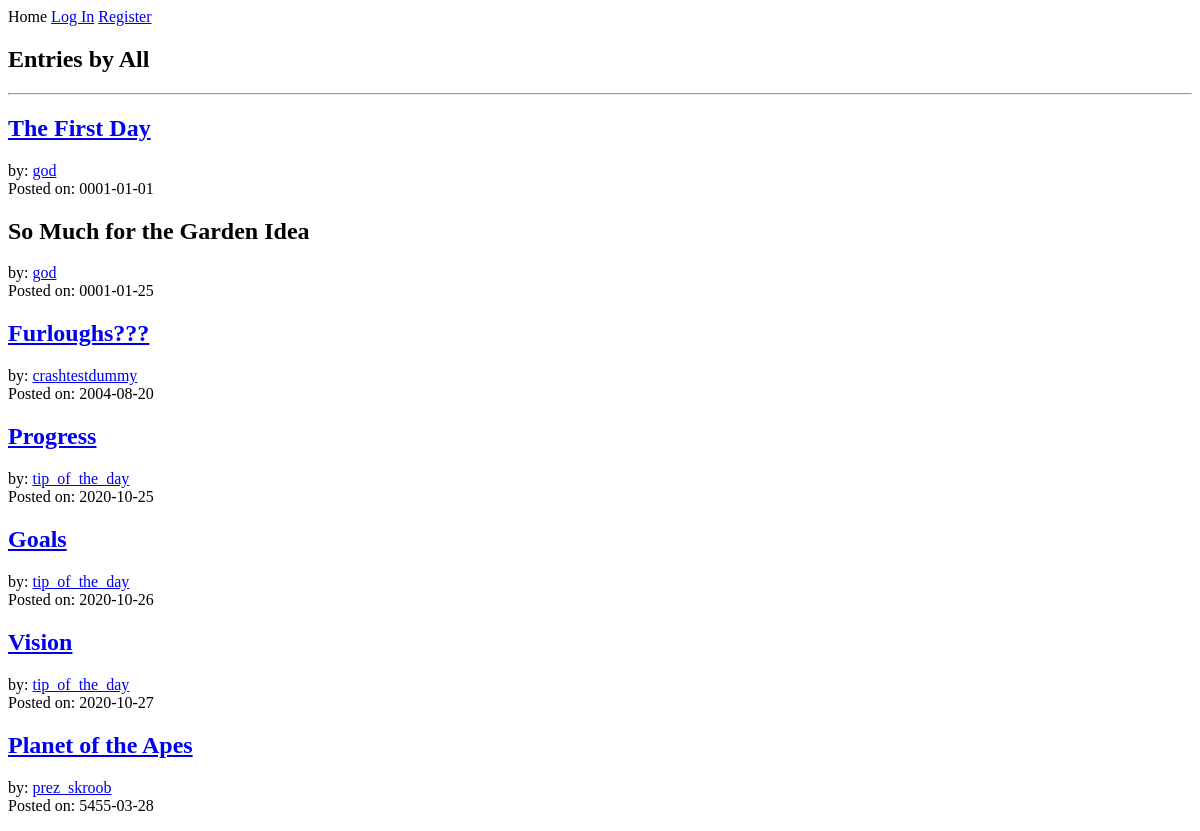
Before: / with the older database file.
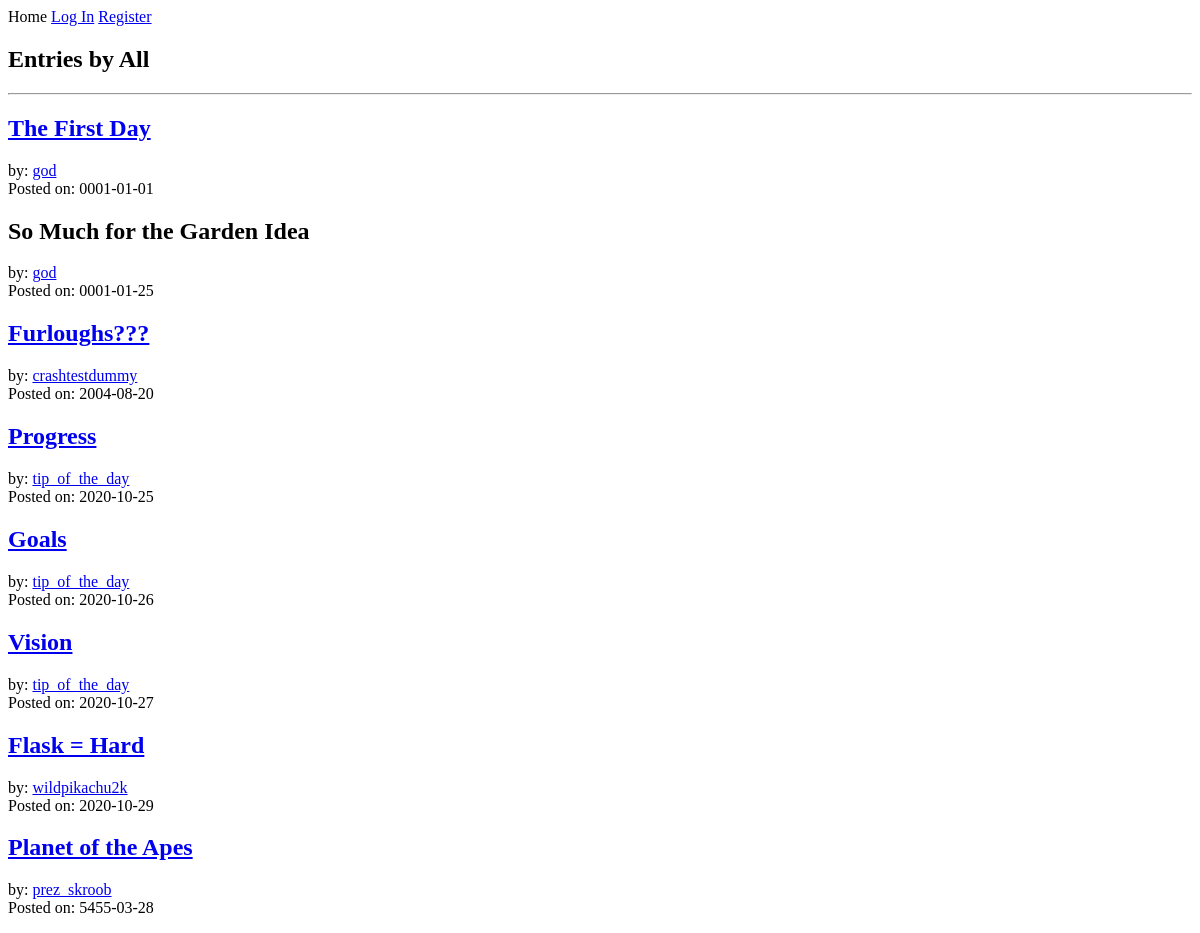
After: the same page with the newer database file.
### models.py (models this page shows, shortened)
class Entry(Model):
    id = AutoField()
    user = ForeignKeyField(User, backref="entries")
    title = CharField(max_length=256)
    date = DateField(default=datetime.date.today)
    time_spent = TimeField()
    learned = TextField()
    resources = TextField()
    tags = CharField(max_length=256)
    private = BooleanField(default=False)
    hidden = BooleanField(default=False)
    class Meta:
        database = DATABASE

class User(UserMixin, Model):
    id = AutoField()
    username = CharField(unique=True)
    password = CharField(max_length=100)
    god = BooleanField(default=False)
    class Meta:
        database = DATABASE

### app.py (the view)
@app.route("/")
def index(home=True):
    global last_route, cur_user, cur_entry, cur_tag
    last_route = "index"
    cur_user = None
    cur_entry = None
    cur_tag = None
    if current_user.is_authenticated:
        if current_user.god:
            entries = models.Entry.select().order_by(models.Entry.date.asc())
        else:
            entries = (models.Entry.select().where(
                ((models.Entry.hidden == False) &  # noqa (must use == )
                 (models.Entry.user != current_user.id)
                 ) |
                (models.Entry.user == current_user.id))
                       .order_by(models.Entry.date.asc()))
        return render_template(
            "listing.html", entries=entries, user=current_user.username,
            god=current_user.god, home=home, by="All")
    else:
        entries = models.Entry.select().where(
            models.Entry.hidden == False).order_by(
            models.Entry.date.asc())  # noqa E712 (must use == for peewee)
        return render_template("listing.html", entries=entries, user="",
                               god=False, home=home, by="All")

### app.py (called while the page is built)
@app.before_request
def before_request():
    g.db = models.DATABASE
    g.db.connect()
    g.user = current_user

@app.after_request
def after_request(response):
    g.db.close()
    return response

### templates/listing.html
{% extends "layout.html" %}
{% from "macros.html" import render_listing, nav_bar with context %}
{% block nav %}
    {{ nav_bar(home) }}
{% endblock %}
{% block content %}
    <h2>Entries by {{ by }}</h2>
    <hr>
    {% for entry in entries %}
        {{ render_listing(entry, user, god, by) }}
    {% endfor %}
{% endblock %}

### templates/layout.html (shortened to what this page needs)
<!DOCTYPE html>
<html lang="en">
<head>
</head>
<body>
    {% block nav %}
    {% endblock %}
    {% block content %}
    {% endblock %}
</body>
</html>

### templates/macros.html (shortened to what this page needs)
{% macro nav_bar(home) %}
    <div class="nav-bar">
        {% if home == False %}
            <a href="{{ url_for('index') }}">Home</a>
        {% else %}
            Home
        {% endif %}
        {% if current_user.is_authenticated %}
            <a href="{{ url_for('logout') }}">Log Out</a>
            <a href="{{ url_for('create_entry') }}">New Entry</a>
        {% else %}
            <a href="{{ url_for('login') }}">Log In</a>
            <a href="{{ url_for('register') }}">Register</a>
        {% endif %}
    </div>
{% endmacro %}
{% macro render_listing(listing, user, god, by) %}
    <article class="listing">
        <h2>
            {% if (listing.private == False) or (listing.user.username == user) or (god == True) %}
                <a href="/entries/{{ listing.id }}">
            {% endif %}
                {{ listing.title }}
            {% if (listing.private == False) or (listing.user.username == user) or (god == True) %}
                </a>
            {% endif %}
        </h2>
        <p>
        {% if by == "All" %}
            by: <a href="{{ url_for('user_entries', user=listing.user.username) }}">
            {% if listing.user.username == user %}
                You
            {% else %}
                {{ listing.user.username }}
            {% endif %}</a><br>
        {% endif %}
        Posted on: <time datetime="{{ listing.date }}">{{ listing.date }}</time></p>
    </article>
{% endmacro %}

Changed rows visible on the page:
added Entry: title "Flask = Hard", date "2020-10-29"
added User: user.username "wildpikachu2k"
